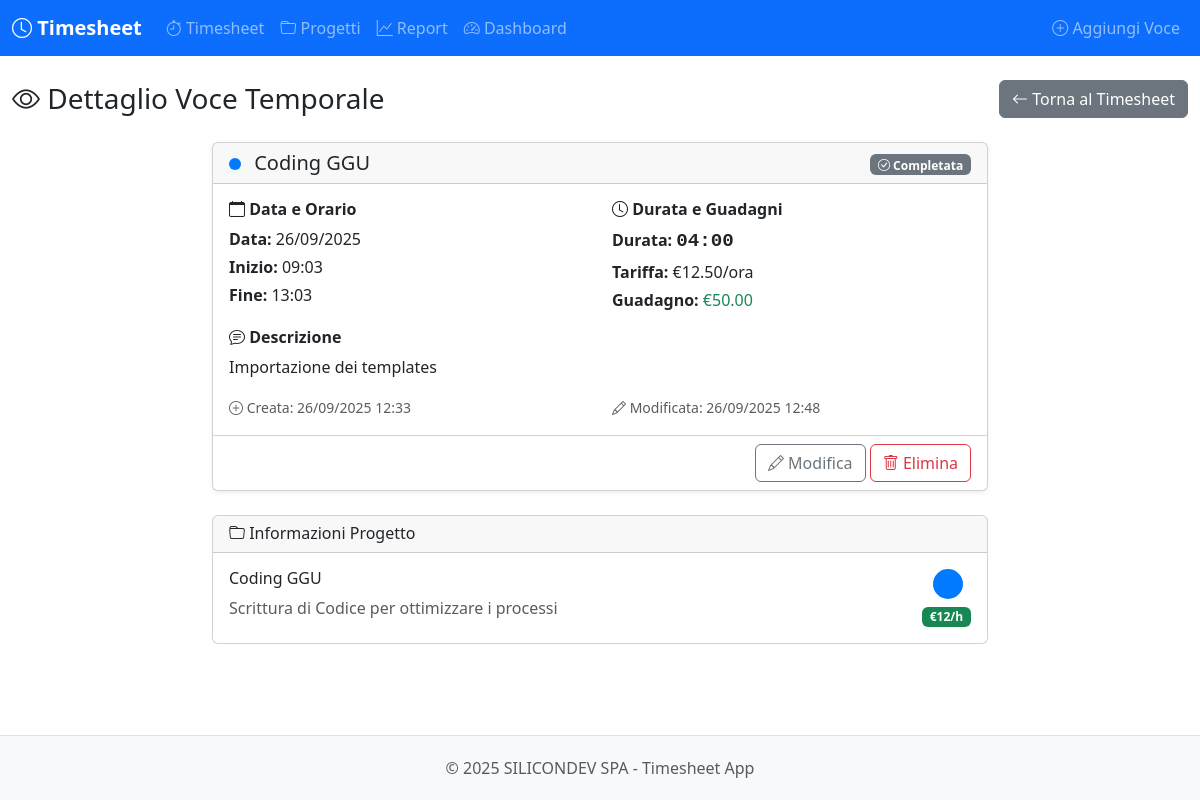
Page /timesheet/entry/1 on the committed database.
### models.py (models this page shows, shortened)
class Project(db.Model):
    __tablename__ = 'projects'
    id = db.Column(db.Integer, primary_key=True)
    name = db.Column(db.String(100), nullable=False, unique=True)
    description = db.Column(db.Text)
    color = db.Column(db.String(7), default='#007bff')
    hourly_rate = db.Column(db.Float, default=0.0)
    is_active = db.Column(db.Boolean, default=True)
    created_at = db.Column(db.DateTime, default=datetime.now)
    updated_at = db.Column(db.DateTime, default=datetime.now, onupdate=datetime.now)
    time_entries = db.relationship('TimeEntry', backref='project', lazy='dynamic', cascade='all, delete-orphan')

class TimeEntry(db.Model):
    __tablename__ = 'time_entries'
    id = db.Column(db.Integer, primary_key=True)
    project_id = db.Column(db.Integer, db.ForeignKey('projects.id'), nullable=False)
    description = db.Column(db.Text, nullable=False)
    start_time = db.Column(db.DateTime, nullable=False)
    end_time = db.Column(db.DateTime)
    duration_minutes = db.Column(db.Integer)
    is_running = db.Column(db.Boolean, default=False)
    tags = db.Column(db.String(200))
    created_at = db.Column(db.DateTime, default=datetime.now)
    updated_at = db.Column(db.DateTime, default=datetime.now, onupdate=datetime.now)
    @property
    def duration_hours(self):
        if self.duration_minutes:
            return round(self.duration_minutes / 60, 2)
        return 0.0
    @property
    def duration_display(self):
        if not self.duration_minutes:
            return "00:00"
        hours = self.duration_minutes // 60
        minutes = self.duration_minutes % 60
        return f"{hours:02d}:{minutes:02d}"
    @property
    def earnings(self):
        if self.project and self.project.hourly_rate:
            return round(self.duration_hours * self.project.hourly_rate, 2)
        return 0.0

### blueprints/timesheet.py (the view)
@timesheet_bp.route('/entry/<int:entry_id>')
def view_entry(entry_id):
    try:
        entry = TimeEntry.query.get_or_404(entry_id)
        return render_template('timesheet/entry_detail.html', entry=entry)
    except Exception as e:
        logger.error(f"Error viewing entry: {str(e)}")
        flash(f'Errore nel caricamento della voce: {str(e)}', 'error')
        return redirect(url_for('timesheet.index'))

### templates/timesheet/entry_detail.html (shortened to what this page needs)
{% extends "base.html" %}
{% block content %}
<div class="container-fluid py-4">
    <div class="row">
        <div class="col-12">
            <div class="d-flex justify-content-between align-items-center mb-4">
                <h1 class="h3 mb-0">
                    <i class="bi bi-eye"></i> Dettaglio Voce Temporale
                </h1>
                <div>
                    <a href="{{ url_for('timesheet.index') }}" class="btn btn-secondary">
                        <i class="bi bi-arrow-left"></i> Torna al Timesheet
                    </a>
                </div>
            </div>
        </div>
    </div>
    <div class="row justify-content-center">
        <div class="col-lg-8">
            <div class="card shadow-sm">
                <div class="card-header d-flex justify-content-between align-items-center">
                    <h5 class="card-title mb-0">
                        <span class="project-badge" style="background-color: {{ entry.project.color }};"></span>
                        {{ entry.project.name }}
                    </h5>
                    <div>
                        {% if entry.is_running %}
                            <span class="badge bg-success running-timer">
                                <i class="bi bi-play-fill"></i> In corso
                            </span>
                        {% else %}
                            <span class="badge bg-secondary">
                                <i class="bi bi-check-circle"></i> Completata
                            </span>
                        {% endif %}
                    </div>
                </div>
                <div class="card-body">
                    <div class="row">
                        <div class="col-md-6 mb-3">
                            <h6 class="fw-bold">
                                <i class="bi bi-calendar"></i> Data e Orario
                            </h6>
                            <p class="mb-1">
                                <strong>Data:</strong> {{ entry.start_time.strftime('%d/%m/%Y') }}
                            </p>
                            <p class="mb-1">
                                <strong>Inizio:</strong> {{ entry.start_time.strftime('%H:%M') }}
                            </p>
                            {% if entry.end_time %}
                                <p class="mb-0">
                                    <strong>Fine:</strong> {{ entry.end_time.strftime('%H:%M') }}
                                </p>
                            {% else %}
                                <p class="mb-0 text-success">
                                    <strong>Fine:</strong> <em>Timer in corso</em>
                                </p>
                            {% endif %}
                        </div>
                        <div class="col-md-6 mb-3">
                            <h6 class="fw-bold">
                                <i class="bi bi-clock"></i> Durata e Guadagni
                            </h6>
                            <p class="mb-1">
                                <strong>Durata:</strong>
                                <span class="timer-display">{{ entry.duration_display }}</span>
                            </p>
                            {% if entry.project.hourly_rate > 0 %}
                                <p class="mb-1">
                                    <strong>Tariffa:</strong> €{{ "%.2f"|format(entry.project.hourly_rate) }}/ora
                                </p>
                                <p class="mb-0">
                                    <strong>Guadagno:</strong>
                                    <span class="text-success">€{{ "%.2f"|format(entry.earnings) }}</span>
                                </p>
                            {% else %}
                                <p class="mb-0 text-muted">
                                    <strong>Tariffa:</strong> Gratuito
                                </p>
                            {% endif %}
                        </div>
                    </div>
                    <div class="mb-3">
                        <h6 class="fw-bold">
                            <i class="bi bi-chat-text"></i> Descrizione
                        </h6>
                        <p class="mb-0">{{ entry.description }}</p>
                    </div>
                    <div class="row">
                        <div class="col-md-6">
                            <small class="text-muted">
                                <i class="bi bi-plus-circle"></i> Creata: {{ entry.created_at.strftime('%d/%m/%Y %H:%M') }}
                            </small>
                        </div>
                        <div class="col-md-6">
                            <small class="text-muted">
                                <i class="bi bi-pencil"></i> Modificata: {{ entry.updated_at.strftime('%d/%m/%Y %H:%M') }}
                            </small>
                        </div>
                    </div>
                </div>
                <div class="card-footer bg-transparent">
                    <div class="d-flex justify-content-between">
                        <div>
                            <a href="{{ url_for('timesheet.edit_entry', entry_id=entry.id) }}" class="btn btn-outline-secondary">
                                <i class="bi bi-pencil"></i> Modifica
                            </a>
                            <button class="btn btn-outline-danger btn-delete" onclick="deleteEntry({{ entry.id }})">
                                <i class="bi bi-trash"></i> Elimina
                            </button>
                        </div>
                    </div>
                </div>
            </div>
            <div class="card mt-4">
                <div class="card-header">
                    <h6 class="card-title mb-0">
                        <i class="bi bi-folder"></i> Informazioni Progetto
                    </h6>
                </div>
                <div class="card-body">
                    <div class="row">
                        <div class="col-md-8">
                            <h6>{{ entry.project.name }}</h6>
                            <p class="text-muted mb-0">
                                {{ entry.project.description or 'Nessuna descrizione' }}
                            </p>
                        </div>
                        <div class="col-md-4 text-end">
                            <div class="d-flex flex-column align-items-end">
                                <span class="project-badge mb-2" style="background-color: {{ entry.project.color }}; width: 30px; height: 30px;"></span>
                                {% if entry.project.hourly_rate > 0 %}
                                    <span class="badge bg-success">€{{ "%.0f"|format(entry.project.hourly_rate) }}/h</span>
                                {% else %}
                                    <span class="badge bg-secondary">Gratuito</span>
                                {% endif %}
                            </div>
                        </div>
                    </div>
                </div>
            </div>
        </div>
    </div>
</div>
{% endblock %}

### templates/base.html (style rules this page uses)
:root { --primary-color: #0d6efd; --secondary-color: #6c757d; --success-color: #198754; --danger-color: #dc3545; --warning-color: #ffc107; --info-color: #0dcaf0; }
.timer-display { font-family: 'Courier New', monospace; font-size: 1.2em; font-weight: bold; }
.project-badge { display: inline-block; width: 12px; height: 12px; border-radius: 50%; margin-right: 8px; }

### rows in the picture
Project: project.name "Coding GGU", project.hourly_rate "12.50", earnings "50.00", project "Scrittura di Codice per ottimizzare i processi", project.hourly_rate "12"
TimeEntry: start_time "26/09/2025", start_time "09:03", end_time "13:03", duration_display "04:00", description "Importazione dei templates", created_at "26/09/2025 12:33", updated_at "26/09/2025 12:48"
